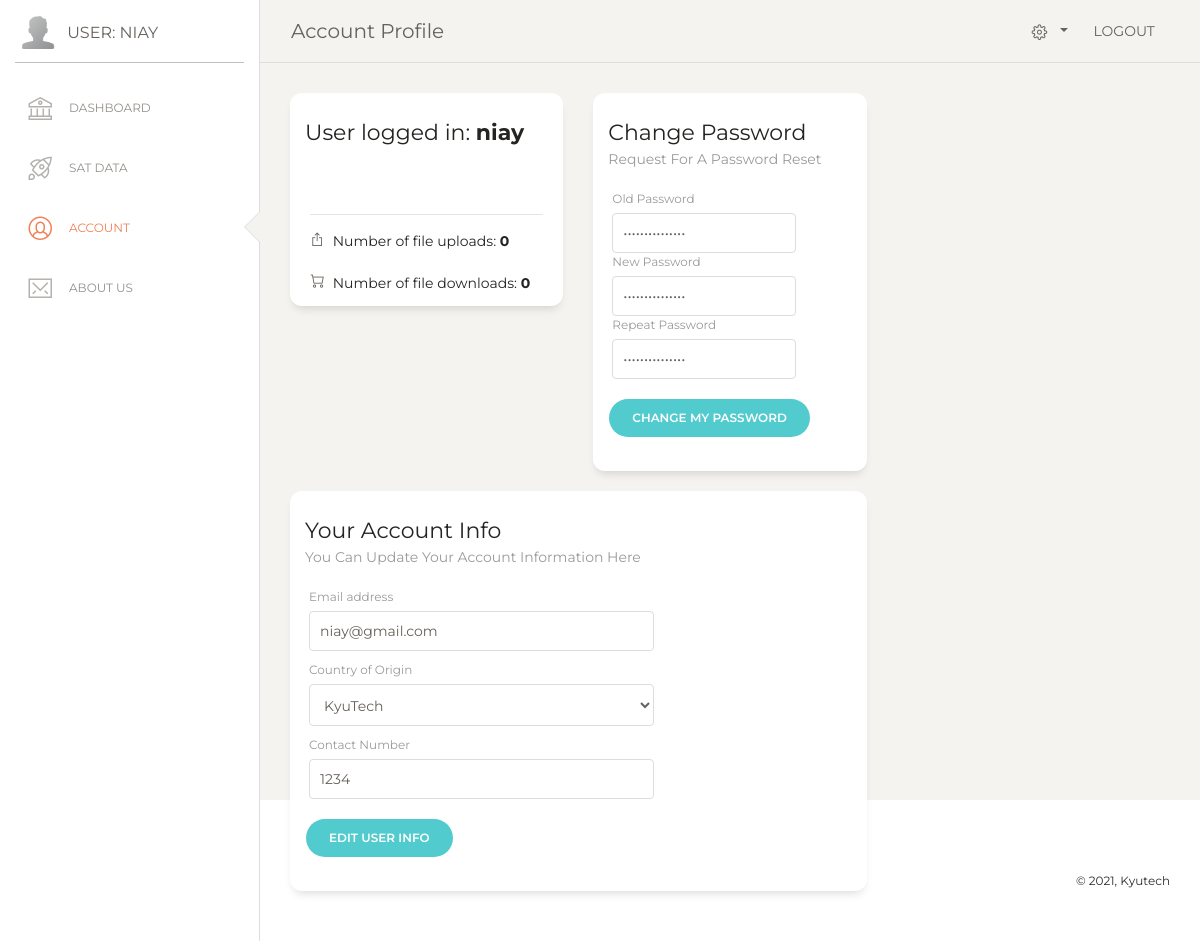
The page /pages/account.php (signed in) on the database its author committed.
### tables this page shows
CREATE TABLE `users` (
  `idUsers` int(11) NOT NULL,
  `usernameUsers` tinytext NOT NULL,
  `emailUsers` tinytext NOT NULL,
  `passwordUsers` varchar(255) NOT NULL,
  `countryUsers` tinytext NOT NULL,
  `contactUsers` tinytext NOT NULL,
  `permissionsUsers` int(11) NOT NULL DEFAULT 2
);

### includes/classautoloader.inc.php (called while the page is built, shortened)
<?php
function myAutoLoader($className) {
    $url = $_SERVER['HTTP_HOST'].$_SERVER['REQUEST_URI'];
    if (strpos($url,'../includes') !== false) {
        $path = '.../classes/';
    } else {
        $path = '../classes/';
    }
    $extension = '.class.php';
}

### classes/dbh.class.php (called while the page is built, shortened)
<?php
 class Dbh {
     private $host = 'localhost';
     private $user = 'root';
     private $pwd = '';
     private $dbName = 'satdata';
     protected function connect() {
         $dsn = 'mysql:host='. $this->host .';dbname=' . $this->dbName;
         $pdo = new PDO($dsn,$this->user,$this->pwd);
         $pdo->setAttribute(PDO::ATTR_DEFAULT_FETCH_MODE,PDO::FETCH_ASSOC);
         return $pdo;
     }
 }

### classes/users.class.php (called while the page is built, shortened)
<?php
class Users extends Dbh {
    protected function getOneUser($id) {
        $sql = "SELECT * FROM users WHERE idUsers = ?";
        $stmt = $this->connect()->prepare($sql);
        $stmt->execute([$id]);
        $results = $stmt->fetchAll();
        return $results;
    }
}

### classes/usersview.class.php (called while the page is built, shortened)
<?php
class UsersView extends Users {
    public function showOneUser($fileId) {
        $results = $this->getOneUser($fileId);
        return $results;
    }
}

### pages/account.php (the view, shortened to what this page needs)
<?php
  include "header.php";
      $id = $_SESSION['userId'];
      $showUsersObj = new UsersView();
      $results = $showUsersObj-> showOneUser($id);
      $email = $results[0]['emailUsers'];
      $country = $results[0]['countryUsers'];
      $contact = $results[0]['contactUsers'];
?>
<div class="sidebar-wrapper">
  <ul class="nav">
    <?php
            if (isset($_SESSION['userId']) && $_SESSION['userPermission'] != '2') {
              echo '<li>';
            } else {
              echo '<li class="hide">';
            }
          ?>
    <a href="./dashboard.php">
      <i class="nc-icon nc-bank"></i>
      <p>Dashboard</p>
    </a>
    </li>
    <li>
      <a href="./satdata.php?query=default">
        <i class="nc-icon nc-spaceship"></i>
        <p>Sat Data</p>
      </a>
    </li>
    <li class="active">
      <a href="./account.php">
        <i class="nc-icon nc-circle-10"></i>
        <p>Account</p>
      </a>
    </li>
    <li>
      <a href="./about.php">
        <i class="nc-icon nc-email-85"></i>
        <p>About Us</p>
      </a>
    </li>
  </ul>
</div>
</div>
<div class="main-panel" style="height: 100vh;">
  <nav class="navbar navbar-expand-lg navbar-absolute fixed-top navbar-transparent">
    <div class="container-fluid">
      <div class="navbar-wrapper">
        <a class="navbar-brand" href="javascript:;">Account Profile</a>
      </div>
      <div class="collapse navbar-collapse justify-content-end" id="navigation">
        <ul class="navbar-nav">
          <li class="nav-item btn-rotate dropdown">
            <a class="nav-link dropdown-toggle" href="http://example.com" id="navbarDropdownMenuLink"
              data-toggle="dropdown" aria-haspopup="true" aria-expanded="false">
              <i class="nc-icon nc-settings-gear-65"></i>
            </a>
          </li>
          <li class="nav-item">
            <a href="../includes/logout.inc.php" class="nav-link btn-rotate">
              LOGOUT
            </a>
          </li>
        </ul>
      </div>
    </div>
  </nav>
  <div class="content">
    <div class="row">
      <div class="col-md-12">
        <div class="row">
          <div class="col-md-4">
            <div class="card ">
              <div class="card-header ">
                <h5 class="card-title">User logged in: <b><?php echo $_SESSION['userUsername']; ?></b></h5>
              </div>
              <div class="card-body">
              </div>
              <div class="card-footer ">
                <hr />
                <div class="stats">
                  <i class="nc-icon nc-share-66"></i> Number of file uploads: <b>0</b>
                </div>
                <br />
                <div class="stats">
                  <i class="nc-icon nc-cart-simple"></i> Number of file downloads: <b>0</b>
                </div>
              </div>
            </div>
          </div>
          <div class="col-md-4">
            <div class="card card-chart">
              <div class="card-header ">
                <h5 class="card-title">Change Password</h5>
                <p class="card-category">Request for a password reset</p>
              </div>
              <div class="card-body">
                <form class="" action="" method="post">
                  <div class="col-md-10 pl-1">
                    <div class="form-group">
                      <label>Old Password</label>
                      <input type="password" class="form-control" placeholder="Email" required name="upemail"
                        value="<?php echo $email ?> ">
                      <label>New Password</label>
                      <input type="password" class="form-control" placeholder="Email" required name="upemail"
                        value="<?php echo $email ?> ">
                      <label>Repeat Password</label>
                      <input type="password" class="form-control" placeholder="Email" required name="upemail"
                        value="<?php echo $email ?> ">
                    </div>
                  </div>
                  <button type="submit" name="updateuser-button" class="btn btn-primary btn-round">Change My Password</button>
                </form>
              </div>
            </div>
          </div>
          <div class="col-md-8">
            <div class="card card-chart">
              <div class="card-header">
                <h5 class="card-title">Your Account Info</h5>
                <p class="card-category">you can update your account information here</p>
              </div>
              <div class="card-body">
                <form class="" action="" method="post">
                  <div class="col-md-8 pl-1">
                    <div class="form-group">
                      <label>Email address</label>
                      <input type="email" class="form-control" placeholder="Email" required name="upemail"
                        value="<?php echo $email ?> ">
                    </div>
                  </div>
                  <div class="col-md-8 pl-1">
                    <div class="form-group">
                      <label>Country of Origin</label>
                      <select class="form-control" name="upcountry" required>
                        <option selected value="<?php echo $country ?> "><?php echo $country ?> </option>
                      </select>
                    </div>
                  </div>
                  <div class="col-md-8 pl-1">
                    <div class="form-group">
                      <label>Contact Number</label>
                      <input type="text" class="form-control" placeholder="Contact Number" required name="upcontact"
                        value=<?php echo $contact ?>>
                    </div>
                  </div>
                  <div class="update ml-auto mr-auto center">
                    <button type="submit" name="updateuser-button" class="btn btn-primary btn-round">Edit User
                      Info</button>
                  </div>
                </form>
              </div>
            </div>
          </div>
        </div>
      </div>
      <?php
include "footer.php";

### assets/css/stylesheet.css (style rules this page uses)
html { background-color: #f1f1f1; font-family: "Montserrat"; }
body { margin: 0; padding: 0; }

### rows shown on the page
users: upemail "niay@gmail.com", upcountry "KyuTech", upcontact "1234"

### other values the page prints
$_SESSION['userUsername'] "NIAY"
$_SESSION['userUsername'] "niay"
